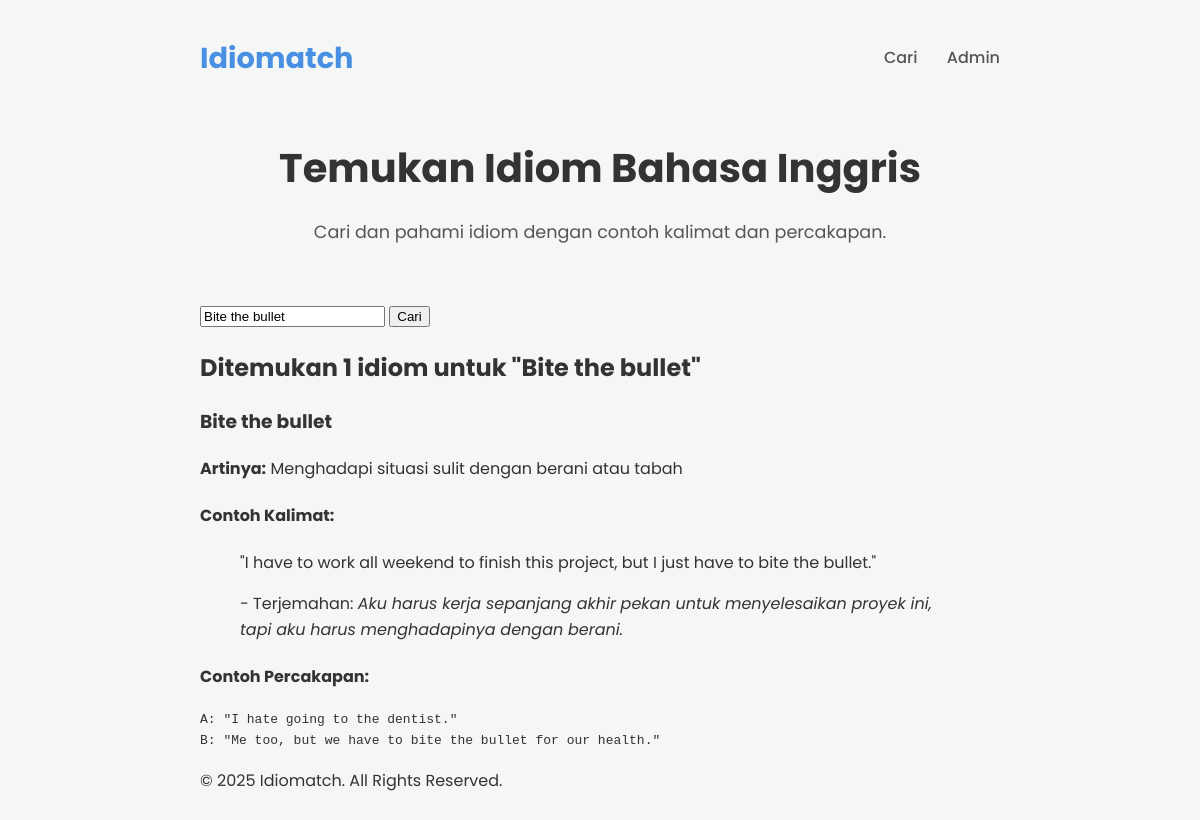
/index.php?keyword=Bite the bullet, run on the app's committed database.
### tables this page shows
CREATE TABLE IF NOT EXISTS `idioms` (
  `id` int NOT NULL AUTO_INCREMENT,
  `idiom` varchar(255) NOT NULL,
  `meaning_id` text NOT NULL,
  `example_sentence` text NOT NULL,
  `sentence_translation` text NOT NULL,
  `example_conversation` text NOT NULL,
  PRIMARY KEY (`id`)
);

### index.php (the view, shortened to what this page needs)
<?php
include 'includes/db.php';
include 'includes/header.php';
$results = [];
$keyword = '';
$search_performed = false;
if (isset($_GET['keyword']) && !empty(trim($_GET['keyword']))) {
    $search_performed = true;
    $keyword = trim($_GET['keyword']);
    $search_term = "%" . $keyword . "%";
    $sql = "SELECT * FROM idioms WHERE idiom LIKE ? OR meaning_id LIKE ? OR example_sentence LIKE ?";
    $stmt = $conn->prepare($sql);
    $stmt->bind_param("sss", $search_term, $search_term, $search_term);
    $stmt->execute();
    $result_set = $stmt->get_result();
    if ($result_set->num_rows > 0) {
        while ($row = $result_set->fetch_assoc()) {
            $results[] = $row;
        }
    }
}
?>
<section class="search-section">
    <form action="index.php" method="GET" class="search-form">
        <input type="text" name="keyword" placeholder="Ketik kata kunci (misal: leg, bullet)..." class="search-input" value="<?= htmlspecialchars($keyword) ?>" required>
        <button type="submit" class="search-button">Cari</button>
    </form>
</section>
<section class="results-section">
    <?php if ($search_performed): ?>
        <?php if (!empty($results)): ?>
            <h2 class="results-title">Ditemukan <?= count($results) ?> idiom untuk "<?= htmlspecialchars($keyword) ?>"</h2>
            <?php foreach ($results as $row): ?>
                <div class="idiom-card">
                    <h3 class="idiom-title"><?= htmlspecialchars($row['idiom']) ?></h3>
                    <div class="idiom-content">
                        <p><strong>Artinya:</strong> <?= htmlspecialchars($row['meaning_id']) ?></p>
                        <h4>Contoh Kalimat:</h4>
                        <blockquote class="example-quote">
                            <p>"<?= htmlspecialchars($row['example_sentence']) ?>"</p>
                            <footer>- Terjemahan: <em><?= htmlspecialchars($row['sentence_translation']) ?></em></footer>
                        </blockquote>
                        <h4>Contoh Percakapan:</h4>
                        <div class="conversation">
                            <pre><?= htmlspecialchars($row['example_conversation']) ?></pre>
                        </div>
                    </div>
                </div>
            <?php endforeach; ?>
        <?php endif; ?>
    <?php endif; ?>
</section>
<?php
include 'includes/footer.php';
?>

### css/style.css (style rules this page uses)
:root { --primary-color: #4A90E2; --secondary-color: #50E3C2; --danger-color: #E94E77; --background-color: #f4f7f6; --text-color: #333; --card-bg-color: #ffffff; --shadow: 0 4px 15px rgba(0, 0, 0, 0.1); --border-radius: 12px; }
body { font-family: 'Poppins', sans-serif; margin: 0; background-color: var(--background-color); color: var(--text-color); line-height: 1.6; }

### data on the page
idioms: idiom "Bite the bullet", meaning "Menghadapi situasi sulit dengan berani atau tabah", example_sentence "I have to work all weekend to finish this project, but I just have to bite the bullet.", sentence_translation "Aku harus kerja sepanjang akhir pekan untuk menyelesaikan proyek ini, tapi aku harus menghadapinya dengan berani.", example_conversation "A: \"I hate going to the dentist.\" B: \"Me too, but we have to bite the bullet for our health.\""

### other printed values
count($results) "1"
$keyword "Bite the bullet"
